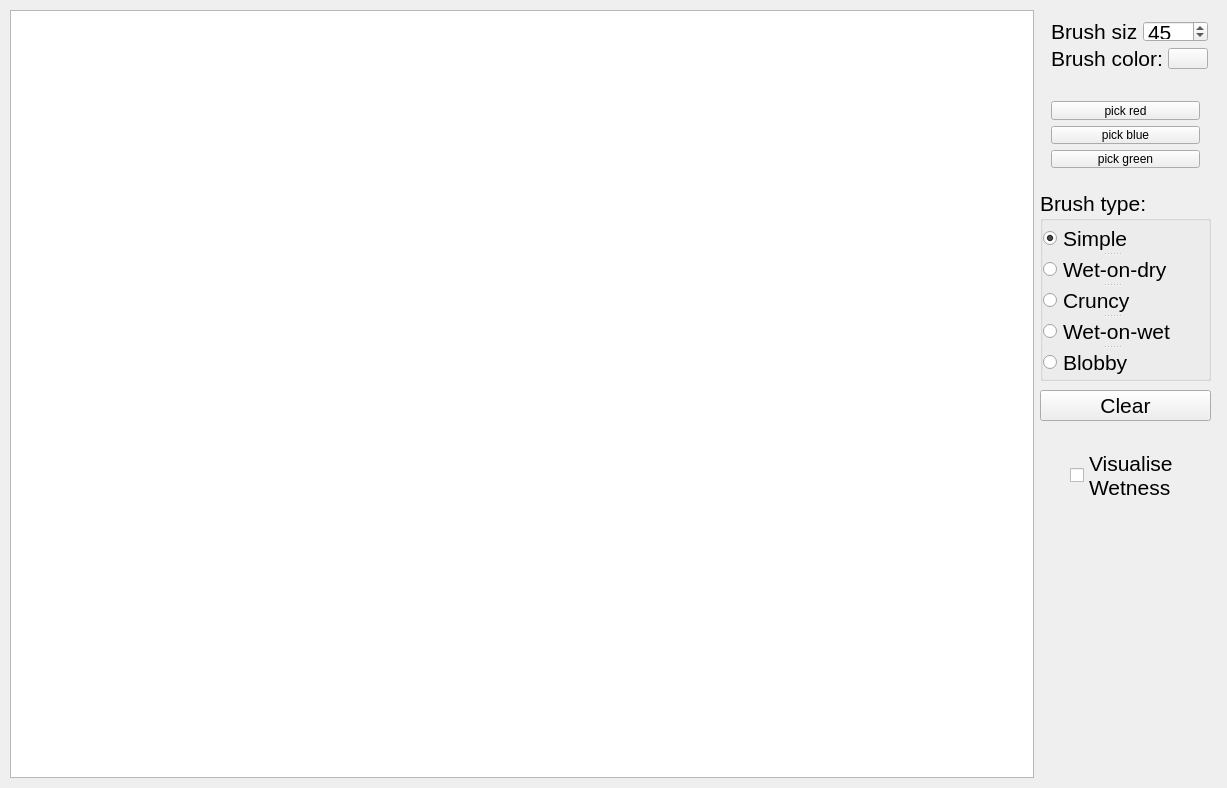
<?xml version="1.0" encoding="UTF-8"?>
<ui version="4.0">
 <class>MainWindow</class>
 <widget class="QMainWindow" name="MainWindow">
  <property name="geometry">
   <rect>
    <x>0</x>
    <y>0</y>
    <width>1227</width>
    <height>788</height>
   </rect>
  </property>
  <property name="windowTitle">
   <string>MainWindow</string>
  </property>
  <widget class="QWidget" name="centralWidget">
   <widget class="QGraphicsView" name="m_mainView">
    <property name="geometry">
     <rect>
      <x>10</x>
      <y>10</y>
      <width>1024</width>
      <height>768</height>
     </rect>
    </property>
    <property name="cursor" stdset="0">
     <cursorShape>BlankCursor</cursorShape>
    </property>
   </widget>
   <widget class="QWidget" name="layoutWidget">
    <property name="geometry">
     <rect>
      <x>1040</x>
      <y>10</y>
      <width>179</width>
      <height>70</height>
     </rect>
    </property>
    <layout class="QVBoxLayout" name="verticalLayout">
     <item>
      <layout class="QHBoxLayout" name="horizontalLayout">
       <item>
        <widget class="QLabel" name="label">
         <property name="font">
          <font>
           <pointsize>16</pointsize>
          </font>
         </property>
         <property name="text">
          <string>Brush size:</string>
         </property>
        </widget>
       </item>
       <item>
        <widget class="QSpinBox" name="brushSize">
         <property name="font">
          <font>
           <pointsize>16</pointsize>
          </font>
         </property>
         <property name="maximum">
          <number>200</number>
         </property>
         <property name="value">
          <number>45</number>
         </property>
        </widget>
       </item>
      </layout>
     </item>
     <item>
      <layout class="QHBoxLayout" name="horizontalLayout_2">
       <item>
        <widget class="QLabel" name="label_2">
         <property name="font">
          <font>
           <pointsize>16</pointsize>
          </font>
         </property>
         <property name="text">
          <string>Brush color:</string>
         </property>
        </widget>
       </item>
       <item>
        <widget class="QPushButton" name="colorPicker">
         <property name="text">
          <string/>
         </property>
        </widget>
       </item>
      </layout>
     </item>
    </layout>
   </widget>
   <widget class="QWidget" name="layoutWidget">
    <property name="geometry">
     <rect>
      <x>1040</x>
      <y>90</y>
      <width>171</width>
      <height>89</height>
     </rect>
    </property>
    <layout class="QVBoxLayout" name="verticalLayout_2">
     <item>
      <widget class="QPushButton" name="pushButton">
       <property name="text">
        <string>pick red</string>
       </property>
      </widget>
     </item>
     <item>
      <widget class="QPushButton" name="pushButton_2">
       <property name="text">
        <string>pick blue</string>
       </property>
      </widget>
     </item>
     <item>
      <widget class="QPushButton" name="pushButton_3">
       <property name="text">
        <string>pick green</string>
       </property>
      </widget>
     </item>
    </layout>
   </widget>
   <widget class="QGroupBox" name="groupBox">
    <property name="geometry">
     <rect>
      <x>1040</x>
      <y>190</y>
      <width>171</width>
      <height>191</height>
     </rect>
    </property>
    <property name="font">
     <font>
      <pointsize>16</pointsize>
     </font>
    </property>
    <property name="title">
     <string>Brush type:</string>
    </property>
    <widget class="QSplitter" name="splitter">
     <property name="geometry">
      <rect>
       <x>3</x>
       <y>35</y>
       <width>138</width>
       <height>150</height>
      </rect>
     </property>
     <property name="orientation">
      <enum>Qt::Vertical</enum>
     </property>
     <widget class="QRadioButton" name="simpleChoice">
      <property name="text">
       <string>Simple</string>
      </property>
      <property name="checked">
       <bool>true</bool>
      </property>
     </widget>
     <widget class="QRadioButton" name="wetOnDryCoice">
      <property name="text">
       <string>Wet-on-dry</string>
      </property>
     </widget>
     <widget class="QRadioButton" name="cruncyChoice">
      <property name="text">
       <string>Cruncy</string>
      </property>
     </widget>
     <widget class="QRadioButton" name="wetOnWetChoice">
      <property name="text">
       <string>Wet-on-wet</string>
      </property>
     </widget>
     <widget class="QRadioButton" name="blobbChoice">
      <property name="text">
       <string>Blobby</string>
      </property>
     </widget>
    </widget>
   </widget>
   <widget class="QPushButton" name="pushButton_4">
    <property name="geometry">
     <rect>
      <x>1040</x>
      <y>390</y>
      <width>171</width>
      <height>31</height>
     </rect>
    </property>
    <property name="font">
     <font>
      <pointsize>16</pointsize>
     </font>
    </property>
    <property name="text">
     <string>Clear</string>
    </property>
   </widget>
   <widget class="QCheckBox" name="checkBox">
    <property name="geometry">
     <rect>
      <x>1070</x>
      <y>430</y>
      <width>111</width>
      <height>91</height>
     </rect>
    </property>
    <property name="font">
     <font>
      <pointsize>16</pointsize>
     </font>
    </property>
    <property name="text">
     <string>Visualise
Wetness</string>
    </property>
   </widget>
  </widget>
 </widget>
 <layoutdefault spacing="6" margin="11"/>
 <resources/>
 <connections/>
 <slots>
  <slot>DrawBrushCircle(int,int)</slot>
 </slots>
</ui>
